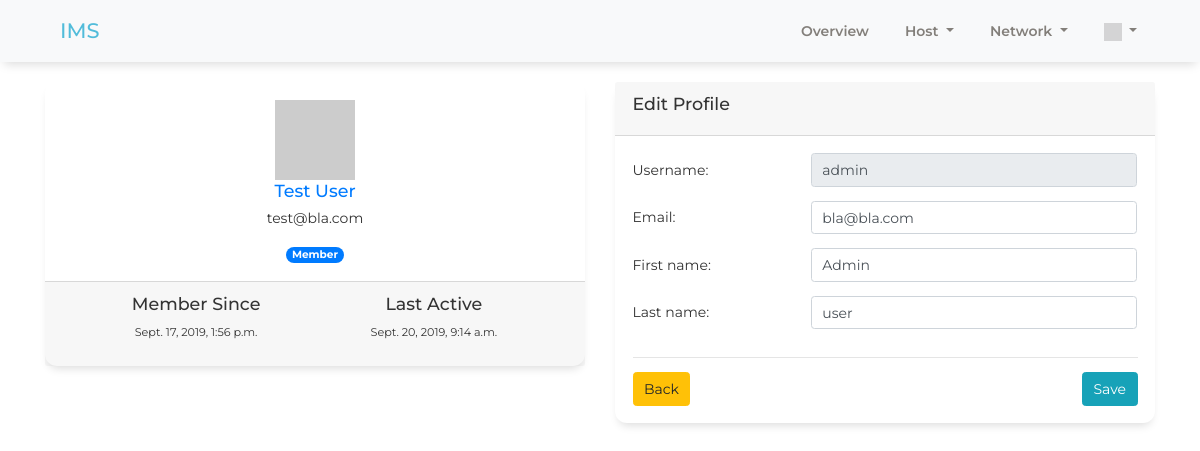
/profile/admin (signed in), run on the app's committed database.
### account/models.py (models this page shows, shortened)
class Account(AbstractUser):
    ROLE_CHOICES = (
        (1, 'Member'),
        (2, 'Admin'),
    )
    class Meta:
        db_table = 'accounts'
    email = models.EmailField(unique=True)
    username = models.CharField(max_length=40, unique=True)
    first_name = models.CharField(max_length=40, blank=True)
    last_name = models.CharField(max_length=40, blank=True)
    avatar_hash = models.CharField(max_length=140, blank=True)
    is_superuser = models.BooleanField(default=False)
    is_active = models.BooleanField(default=False)
    role = models.PositiveSmallIntegerField(choices=ROLE_CHOICES, default=1)
    objects = AccountManager()
    USERNAME_FIELD = 'username'
    REQUIRED_FIELDS = ['email']
    def get_full_name(self):
        if self.first_name:
            return ' '.join([self.first_name, self.last_name])
        else:
            return self.email
    def gravatar(self, size=100, default='identicon', rating='g'):
        url = 'https://secure.gravatar.com/avatar'
        hash = self.avatar_hash or self.gravatar_hash()
        return '{url}/{hash}?s={size}&d={default}&r={rating}'.format(
            url=url, hash=hash, size=size, default=default, rating=rating)
    def get_role(self):
        return self.get_role_display()

### account/views.py (the view, shortened to what this page needs)
# urls.py: url(r'^profile/(?P<username>[\w-]+)$', view=ProfileView.as_view(), name='profile'),
class ProfileView(UpdateView):
    model = Account
    form_class = ProfileForm
    template_name = 'profile/user.html'
    def get_object(self, **kwargs):
        self.username = self.kwargs.get("username")
        if self.username is None:
            raise Http404
        return get_object_or_404(Account, username__iexact=self.username)

### account/forms.py
class ProfileForm(forms.ModelForm):
    username = forms.CharField(disabled=True, widget=TextInput(attrs={'class': 'form-control'}))
    email = forms.EmailField(widget=EmailInput(attrs={'class': 'form-control'}))
    first_name = forms.CharField(required=False, widget=TextInput(attrs={'class': 'form-control'}))
    last_name = forms.CharField(required=False, widget=TextInput(attrs={'class': 'form-control'}))
    class Meta:
        model = Account
        fields = ['username', 'email', 'first_name', 'last_name']

### templates/profile/user.html (shortened to what this page needs)
{% extends 'layout.html' %}
{% block body %}
<div class="content">
  <div class="row">
    <div class="col-md-6">
      <div class="card text-center">
        <div class="card-body">
          <div class="author">
            <a href="#">
              <img class="avatar border-gray" src="{{ user.gravatar }}">
              <h5 class="title">{{ user.get_full_name }}</h5>
            </a>
            <p class="description">
              {{ user.email }}
            </p>
            <span class="badge badge-pill badge-primary">{{ user.get_role }}</span>
          </div>
        </div>
        <div class="card-footer">
          <div class="button-container">
            <div class="row">
              <div class="col-lg-4 col-md-6 col-6 ml-auto">
                <h5>Member Since</h5>
                <p><small>{{ user.date_joined }}</small></p>
              </div>
              <div class="col-lg-4 col-md-6 col-6 ml-auto mr-auto">
                <h5>Last Active</h5>
                <p><small>{{ user.last_login }}</small></p>
              </div>
            </div>
          </div>
        </div>
      </div>
    </div>
    <div class="col-md-6">
      <div class="card">
        <div class="card-header">
          <h5 class="card-title">Edit Profile</h5>
        </div>
        <div class="card-body">
          <form class="form-horizontal" method="post">
              {% include "_macros.html" %}
            <hr>
            <a class="btn btn-warning btn-round float-left" href="javascript:history.back()">Back</a>
            <button class="btn btn-info btn-round float-right" type="submit">Save</button>
          </form>
        </div>
      </div>
    </div>
  </div>
</div>
{% endblock %}

### templates/_macros.html (shortened to what this page needs)
{% for field in form %}
<div class="row">
	<label class="col-md-4 col-form-label">
    {{ field.label }}:
  </label>
  <div class="col-md-8">
  {% if field.errors %}
    <div class="form-group has-label has-danger text-danger">
      {{ field }}
      <label id="error" class="error">{{ field.errors }}</label>
  {% else %}
    <div class="form-group has-label">
      {{ field }}
  {% endif %}
    </div>
  </div>
</div>
{% endfor %}

### data on the page
Account: get_full_name "Test User", email "test@bla.com", get_role "Member", date_joined "Sept. 17, 2019, 1:56 p.m.", last_login "Sept. 20, 2019, 9:14 a.m."
Account: form "admin" "bla@bla.com" "Admin" "user"

### other printed values
{{ field.label }} "Username" "Email" "First name" "Last name"
